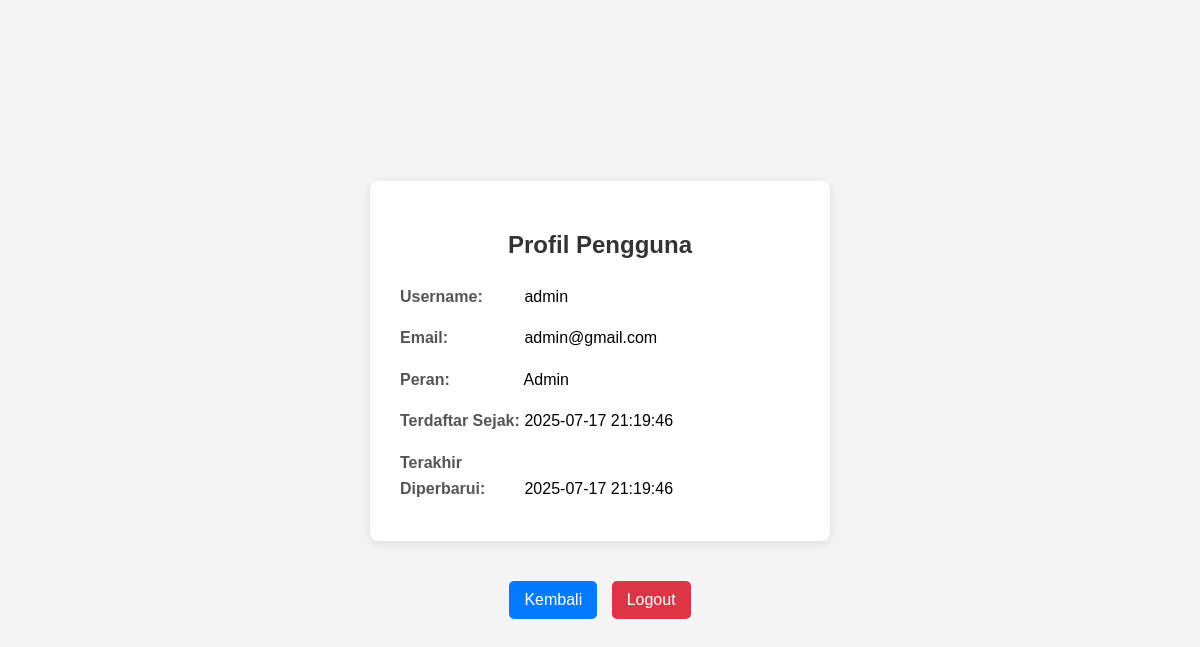
The page /auth/profile.php (signed in) on the database its author committed.
### tables this page shows
CREATE TABLE `users` (
  `id_user` int NOT NULL,
  `username` varchar(50) DEFAULT NULL,
  `email` varchar(100) DEFAULT NULL,
  `password` varchar(100) DEFAULT NULL,
  `createdAt` datetime DEFAULT NULL,
  `updateAt` datetime DEFAULT NULL,
  `id_role` int DEFAULT NULL
);

CREATE TABLE `role` (
  `id_role` int NOT NULL,
  `nama_role` varchar(50) NOT NULL
);

### auth/profile.php (the view, shortened to what this page needs)
<?php
include '../koneksi.php';
$user_id = $_SESSION['id_user'];
$user_data = null;
$query = "
    SELECT
        u.username,
        u.email,
        u.createdAt,
        u.updateAt,
        r.nama_role
    FROM
        users u
    JOIN
        role r ON u.id_role = r.id_role
    WHERE
        u.id_user = '$user_id'
";
$result = mysqli_query($koneksi, $query);
if ($result) {
    if (mysqli_num_rows($result) == 1) {
        $user_data = mysqli_fetch_assoc($result);
    } else {
        session_unset();
        session_destroy();
        header("Location: ../auth/login.php?error=Data pengguna tidak ditemukan.");
        exit();
    }
} else {
    echo "Error: " . mysqli_error($koneksi);
    exit();
}
?>
<!DOCTYPE html>
<html lang="id">
<head>
</head>
<body>
    <div class="profile-container">
        <h2>Profil Pengguna</h2>
        <?php if ($user_data): ?>
            <div class="profile-info">
                <p><strong>Username:</strong> <?php echo htmlspecialchars($user_data['username']); ?></p>
                <p><strong>Email:</strong> <?php echo htmlspecialchars($user_data['email']); ?></p>
                <p><strong>Peran:</strong> <?php echo htmlspecialchars($user_data['nama_role']); ?></p>
                <p><strong>Terdaftar Sejak:</strong> <?php echo htmlspecialchars($user_data['createdAt']); ?></p>
                <p><strong>Terakhir Diperbarui:</strong> <?php echo htmlspecialchars($user_data['updateAt']); ?></p>
            </div>
        <?php else: ?>
            <p style="text-align: center; color: red;">Maaf, data profil tidak dapat dimuat.</p>
        <?php endif; ?>
    </div>
    <div class="action-links">
        <span class="back-link">
            <a href="javascript:history.back()">Kembali</a>
        </span>
        <span class="logout-link">
            <a href="../auth/logout.php">Logout</a>
        </span>
    </div>
</body>
</html>

### auth/profile.php (style rules this page uses)
body { font-family: Arial, sans-serif; background-color: #f4f4f4; display: flex; justify-content: center; align-items: center; min-height: 100vh; margin: 0; flex-direction: column; }
.profile-container { background-color: #fff; padding: 30px; border-radius: 8px; box-shadow: 0 2px 10px rgba(0, 0, 0, 0.1); width: 400px; margin-bottom: 20px; }
.profile-container h2 { text-align: center; margin-bottom: 25px; color: #333; }
.profile-info p { margin-bottom: 10px; line-height: 1.6; }
.profile-info p strong { display: inline-block; width: 120px; color: #555; }
.action-links { text-align: center; margin-top: 20px; }
.action-links a { padding: 10px 15px; border-radius: 5px; text-decoration: none; transition: background-color 0.3s ease; display: inline-block; margin: 0 5px; }
.back-link a { background-color: #007bff; color: white; }
.logout-link a { background-color: #dc3545; color: white; }

### rows shown on the page
users: username "admin", email "admin@gmail.com", id_role.nama_role "Admin", createdAt "2025-07-17 21:19:46", updateAt "2025-07-17 21:19:46"
